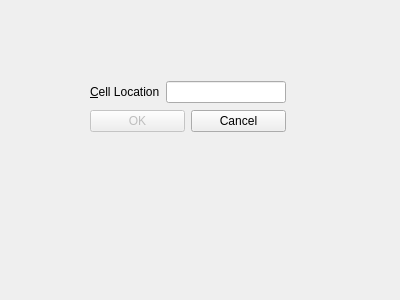
<?xml version="1.0" encoding="UTF-8"?>
<ui version="4.0">
 <class>Dialog2_10</class>
 <widget class="QDialog" name="Dialog2_10">
  <property name="geometry">
   <rect>
    <x>0</x>
    <y>0</y>
    <width>400</width>
    <height>300</height>
   </rect>
  </property>
  <property name="windowTitle">
   <string>Dialog</string>
  </property>
  <widget class="QWidget" name="">
   <property name="geometry">
    <rect>
     <x>90</x>
     <y>80</y>
     <width>196</width>
     <height>54</height>
    </rect>
   </property>
   <layout class="QGridLayout" name="gridLayout">
    <item row="0" column="0">
     <layout class="QHBoxLayout" name="horizontalLayout">
      <item>
       <widget class="QLabel" name="label">
        <property name="text">
         <string>&amp;Cell Location</string>
        </property>
        <property name="buddy">
         <cstring>lineEdit</cstring>
        </property>
       </widget>
      </item>
      <item>
       <widget class="QLineEdit" name="lineEdit"/>
      </item>
     </layout>
    </item>
    <item row="1" column="0">
     <layout class="QHBoxLayout" name="horizontalLayout_2">
      <item>
       <widget class="QPushButton" name="okButton">
        <property name="enabled">
         <bool>false</bool>
        </property>
        <property name="text">
         <string>OK</string>
        </property>
        <property name="default">
         <bool>true</bool>
        </property>
       </widget>
      </item>
      <item>
       <widget class="QPushButton" name="cancelButton">
        <property name="text">
         <string>Cancel</string>
        </property>
       </widget>
      </item>
     </layout>
    </item>
   </layout>
  </widget>
 </widget>
 <resources/>
 <connections/>
</ui>
